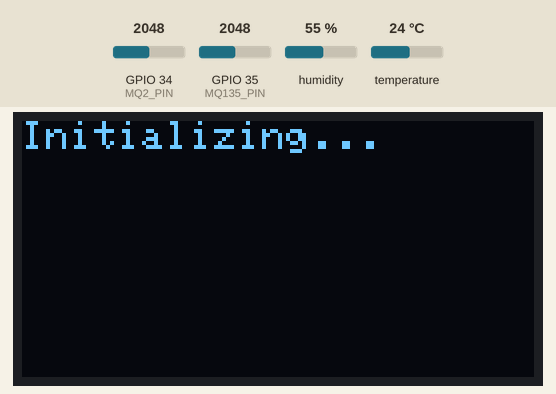
Bench run of a sketch on a simulated ESP32. Shown: 128×64 one-colour display. Inputs (shaded band) come from the test bench; at power-on: GPIO 34 (MQ2_PIN) = 2048, GPIO 35 (MQ135_PIN) = 2048, humidity 55 %, temperature 24 °C. WiFi joins after 1.5 s; servers stay silent unless stated; what the sketch prints to the serial monitor is not drawn.

Above: at 0.1 s.
At 2.6 s:
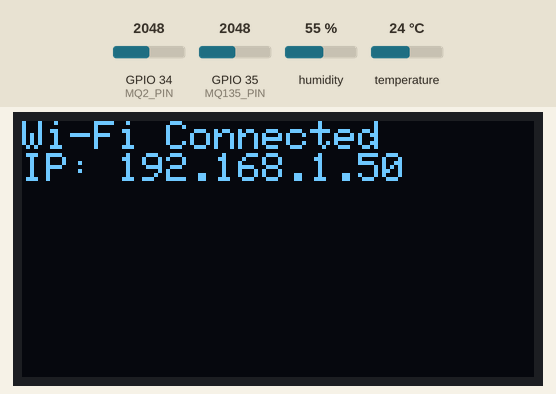
At 3.7 s:
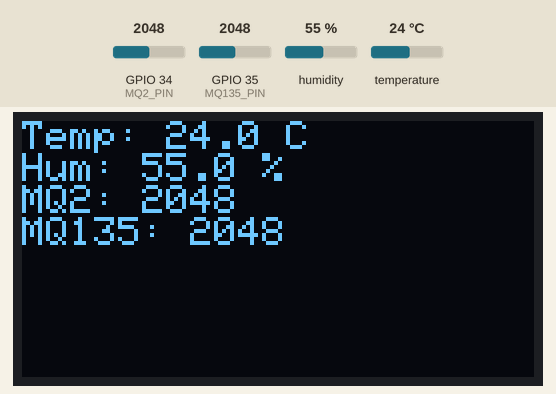
At 37.2 s:
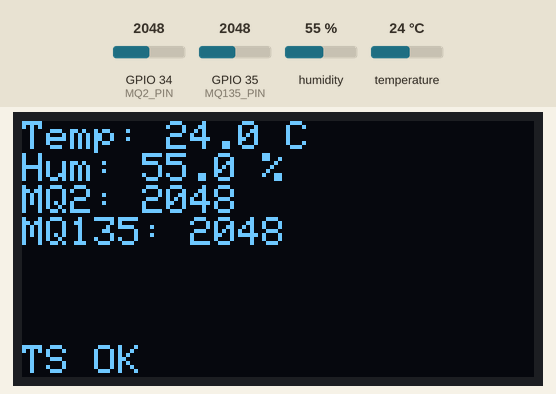

The sketch:

orignal_with_oled.ino
```cpp
#include <WiFi.h>
#include <ThingSpeak.h>
#include <DHT.h>
#include <Wire.h>
#include <Adafruit_GFX.h>
#include <Adafruit_SSD1306.h>

// Wi-Fi credentials
const char* ssid = "bappahive";      // Your Wi-Fi name
const char* password = "bapparawal"; // Your Wi-Fi password

// ThingSpeak settings
unsigned long channelID = 2908962;   // Your Channel ID
const char* apiKey = "ODCQ0EM84E9QUYCT"; // Your Write API Key
const char* server = "api.thingspeak.com";

// Sensor pins
#define DHT_PIN 4
#define MQ2_PIN 34
#define MQ135_PIN 35
#define DHT_TYPE DHT11

// OLED settings
#define SCREEN_WIDTH 128
#define SCREEN_HEIGHT 64
#define OLED_RESET -1 // Reset pin # (or -1 if sharing Arduino reset pin)
Adafruit_SSD1306 display(SCREEN_WIDTH, SCREEN_HEIGHT, &Wire, OLED_RESET);

DHT dht(DHT_PIN, DHT_TYPE);
WiFiClient client;

void setup() {
  Serial.begin(115200);
  dht.begin();

  // Initialize OLED display
  if (!display.begin(SSD1306_SWITCHCAPVCC, 0x3C)) { // Address 0x3C for 128x64
    Serial.println(F("SSD1306 allocation failed"));
    for (;;); // Don't proceed, loop forever
  }
  display.clearDisplay();
  display.setTextSize(1);
  display.setTextColor(SSD1306_WHITE);
  display.setCursor(0, 0);
  display.println(F("Initializing..."));
  display.display();
  delay(1000);

  // Wi-Fi connection
  Serial.print("Connecting to Wi-Fi...");
  WiFi.begin(ssid, password);
  while (WiFi.status() != WL_CONNECTED) {
    delay(500);
    Serial.print(".");
  }
  Serial.println("\nConnected to Wi-Fi");
  Serial.print("IP Address: ");
  Serial.println(WiFi.localIP());

  if (ThingSpeak.begin(client)) {
    Serial.println("ThingSpeak initialized successfully");
  } else {
    Serial.println("ThingSpeak initialization failed");
  }

  // Update OLED with Wi-Fi status
  display.clearDisplay();
  display.setCursor(0, 0);
  display.println(F("Wi-Fi Connected"));
  display.print(F("IP: "));
  display.println(WiFi.localIP());
  display.display();
  delay(1000);
}

void loop() {
  float humidity = dht.readHumidity();
  float temperature = dht.readTemperature();
  int mq2Value = analogRead(MQ2_PIN);
  int mq135Value = analogRead(MQ135_PIN);

  if (isnan(humidity) || isnan(temperature)) {
    Serial.println("Failed to read from DHT11!");
    // Display error on OLED
    display.clearDisplay();
    display.setCursor(0, 0);
    display.println(F("DHT11 Error"));
    display.display();
    return;
  }

  // Print to Serial
  Serial.print("Temp: "); Serial.print(temperature, 1); Serial.println(" °C");
  Serial.print("Humidity: "); Serial.print(humidity, 1); Serial.println(" %");
  Serial.print("MQ2: "); Serial.println(mq2Value);
  Serial.print("MQ135: "); Serial.println(mq135Value);

  // Display on OLED
  display.clearDisplay();
  display.setCursor(0, 0);
  display.print(F("Temp: ")); display.print(temperature, 1); display.println(F(" C"));
  display.print(F("Hum: ")); display.print(humidity, 1); display.println(F(" %"));
  display.print(F("MQ2: ")); display.println(mq2Value);
  display.print(F("MQ135: ")); display.println(mq135Value);
  display.display();

  // Send to ThingSpeak
  if (WiFi.status() == WL_CONNECTED && client.connect(server, 80)) {
    ThingSpeak.setField(1, temperature);
    ThingSpeak.setField(2, humidity);
    ThingSpeak.setField(3, mq2Value);
    ThingSpeak.setField(4, mq135Value);

    Serial.print("Sending data to ThingSpeak with API Key: ");
    Serial.println(apiKey);

    client.flush(); // Clear any previous data
    int response = ThingSpeak.writeFields(channelID, apiKey);

    // Read and print server response
    while (client.connected() || client.available()) {
      if (client.available()) {
        String line = client.readStringUntil('\n');
        Serial.print("Server Response: ");
        Serial.println(line);
      }
    }
    client.stop();

    if (response == 200) {
      Serial.println("Data sent successfully!");
      // Update OLED with success
      display.setCursor(0, 56);
      display.println(F("TS OK"));
      display.display();
    } else {
      Serial.println("Error sending data: " + String(response));
      // Update OLED with error
      display.setCursor(0, 56);
      display.println(F("TS Error"));
      display.display();
    }
  } else {
    Serial.println("Connection to ThingSpeak failed");
    // Update OLED with connection error
    display.setCursor(0, 56);
    display.println(F("TS Conn Fail"));
    display.display();
  }

  delay(30000); // Wait 30 seconds
}
```

Measured:
- what the display in image 1 shows lasts 1.0 s, from 2.6 s to 3.6 s
- what the display in image 2 shows lasts 1.8 s, from 3.6 s to 5.4 s
